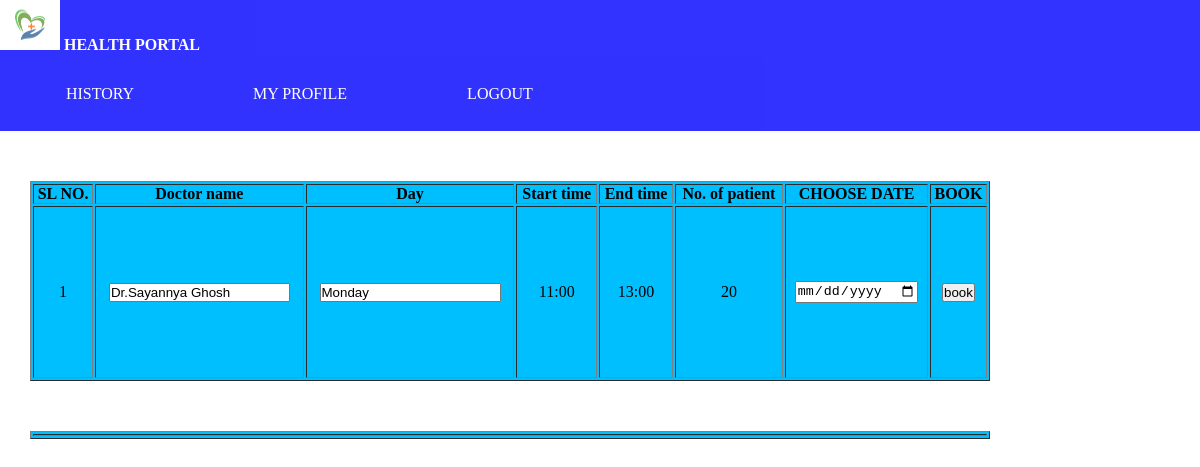
The app's page /booking2.php?id=3 with its own data.
### tables this page shows
CREATE TABLE `alloted_tbl` (
  `aid` int(4) NOT NULL,
  `docid` int(4) NOT NULL,
  `day` varchar(20) NOT NULL,
  `starttime` varchar(10) NOT NULL,
  `endtime` varchar(10) NOT NULL,
  `noofpatients` int(5) NOT NULL
);

CREATE TABLE `doctor_tbl` (
  `docid` int(6) NOT NULL,
  `docname` varchar(20) NOT NULL,
  `docemail` varchar(20) NOT NULL,
  `docpic` varchar(50) NOT NULL,
  `docphn` varchar(10) NOT NULL,
  `docquali` varchar(50) NOT NULL,
  `docdept` varchar(50) NOT NULL,
  `docexp` varchar(20) NOT NULL,
  `docfees` int(4) NOT NULL
);

### booking2.php (the view, shortened to what this page needs)
<?php
include "config.php";
$id=$_REQUEST['id'];
?>
<?php
$msg="";
?>
<html>
	<head>
		<link rel="stylesheet" type="text/css" href="style.css">
	</head>
	<body>
			<?php include("header2.php");?>
		<form method="post" name="f1">
		    <table border="1" width="100%" height="200px">
				<thead>
				<tr>
                <th>SL NO.</th>
                <th>Doctor name</th>
				<th>Day</th>
				<th>Start time</th>
				<th>End time</th>
				<th>No. of patient</th>
                <th> CHOOSE DATE </th>
				<th> BOOK </th>
				</tr>
				</thead>
				<tbody>
								<?php
								$sql="select * from alloted_tbl where aid='$id'";
								$rs=mysqli_query($con,$sql);
								$count=1;
								while($d=mysqli_fetch_array($rs))
                                {
								 ?>
                                        <tr>
										<td><?php echo $count;?></td>
				                        <td><input type="text" name="t1" readonly value="<?php $sql1="select * from doctor_tbl where docid=".$d['docid'];
										$rs1=mysqli_query($con,$sql1);
										$d1=mysqli_fetch_array($rs1);
										echo $d1['docname'];?>"></td>
                                        <td> <input type="text" name="day" readonly value="<?php echo $d['day'];?>"> </td>
										<td><?php echo $d['starttime'];?></td>
										<td><?php echo $d['endtime'];?></td>
										<td><?php echo $d['noofpatients'];?></td>
										<td><input type="date" name="date"  value="date">  </td>
										<td><input type="submit" name="submit"  value="book">  </td>
										</tr>
										<?php
									    $count++;
								         }
											  ?>
                                    </tbody>
			</table>
			<table border="1">
			<tr><td><?php echo "$msg"?></td></tr>
			</table>
		</form>
	</body>
</html>

### style.css (style rules this page uses)
* { margin:0; padding:0; }
body { background-image:url(images/doctor.jpg); background-size:cover; }
body { font-family:verdana; font:size:20px; margin:0; line-height:24px; }
table { background-color: deepskyblue; margin-top:50px; color: black; table-layout:auto; margin-left:30px; width:80%; text-align:center; }

### booking2.php (style rules this page uses)
body { background-image:url(../aman/user/img/x.jpg); background-repeat: no-repeat; background-size: cover; background-position:center; margin:0; font:size:20px; line-height:24px; }

### records on screen
alloted_tbl: t1 "Dr.Sayannya Ghosh", day "Monday", starttime "11:00", endtime "13:00", noofpatients "20"
